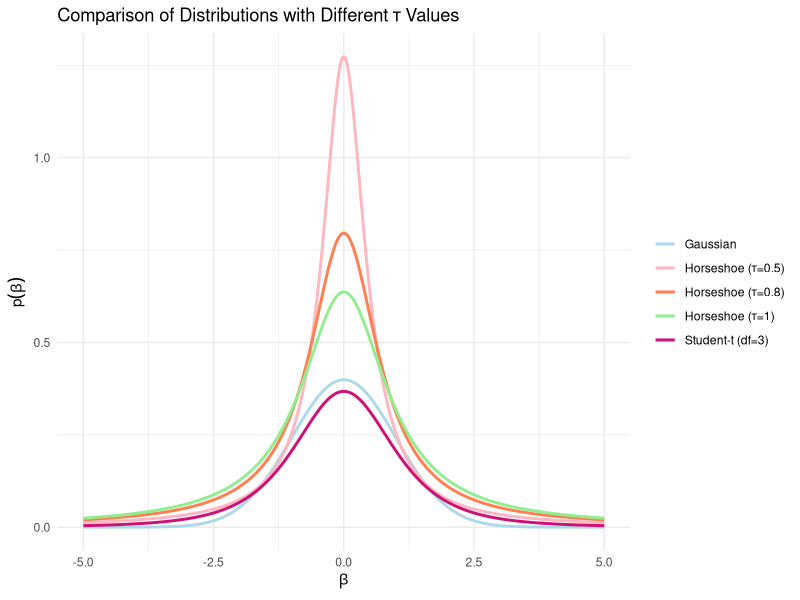
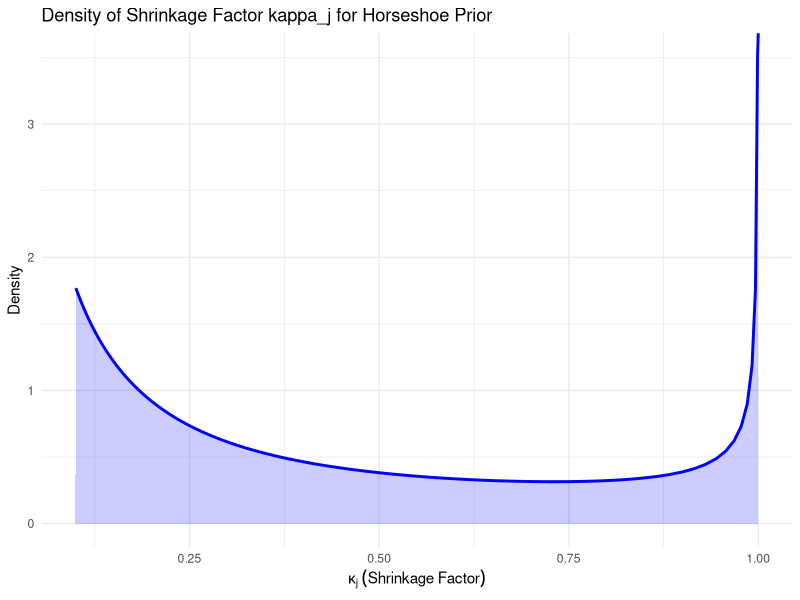
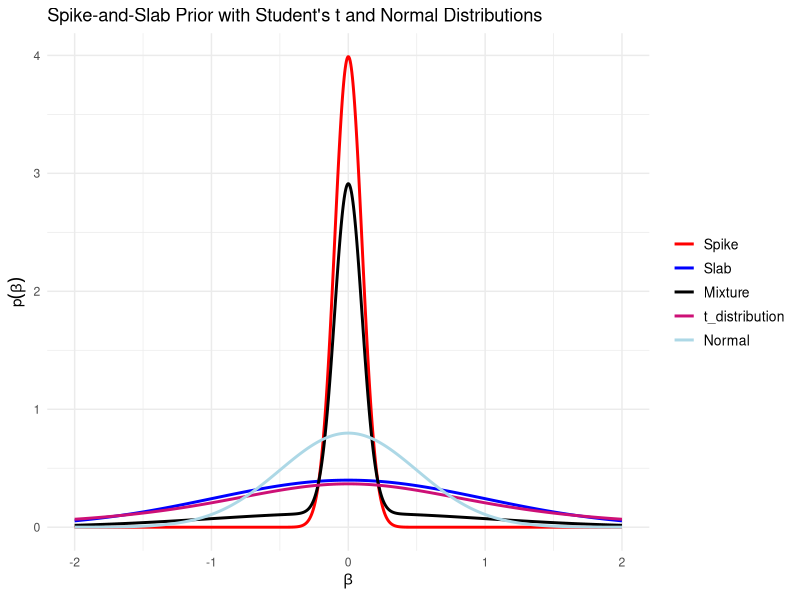
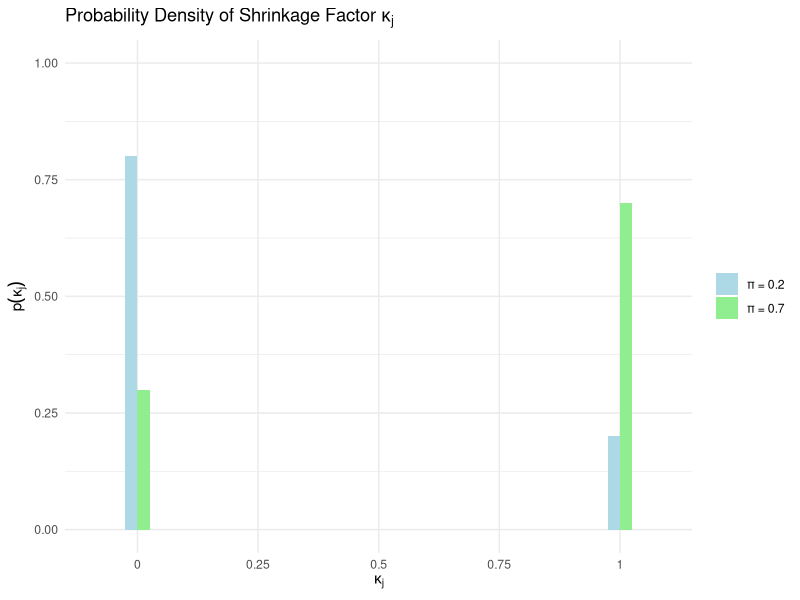
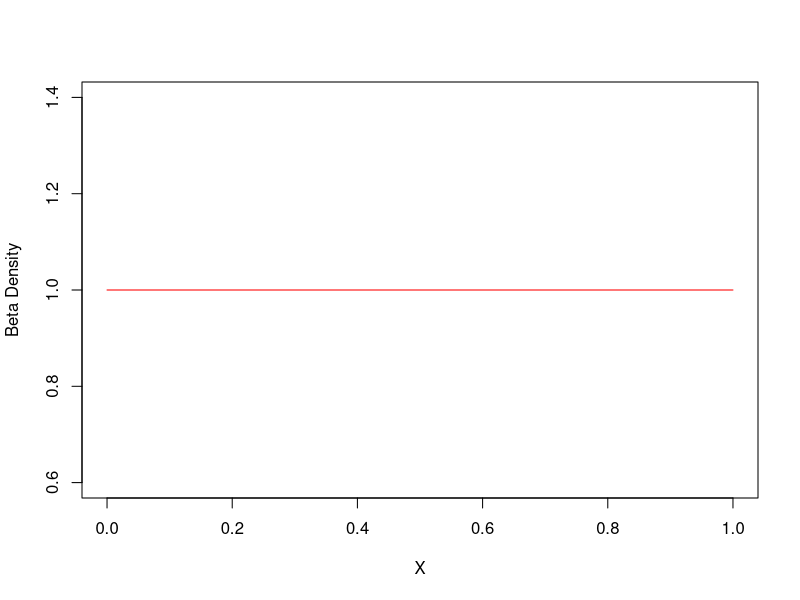

The R script that drew these images, in order:
## ---- chunk 1
library(ggplot2)
library(MASS)  # For the Half-Cauchy distribution

# Set the parameter estimate beta with a narrower range
beta <- seq(-5, 5, length.out = 1000)

# Compute the densities for each distribution centered around beta
gaussian_density <- dnorm(beta, mean = 0, sd = 1)         # Gaussian distribution
student_t_density <- dt(beta, df = 3)                     # Student-t distribution with 3 degrees of freedom

# Define the Half-Cauchy density function manually
half_cauchy_density <- function(x, tau) {
  ifelse(x < 0, 0, (2 / (pi * tau)) * (1 / (1 + (x / tau)^2)))
}

# Compute the Horseshoe densities for different values of tau
horseshoe_density_tau1 <- half_cauchy_density(abs(beta), tau = 1)
horseshoe_density_tau08 <- half_cauchy_density(abs(beta), tau = 0.8)
horseshoe_density_tau05 <- half_cauchy_density(abs(beta), tau = 0.5)

# Combine the densities into a data frame for plotting
data <- data.frame(
  beta = rep(beta, 5),
  density = c(gaussian_density, student_t_density, horseshoe_density_tau1, horseshoe_density_tau08, horseshoe_density_tau05),
  distribution = rep(c("Gaussian", "Student-t (df=3)", "Horseshoe (τ=1)", "Horseshoe (τ=0.8)", "Horseshoe (τ=0.5)"), each = length(beta))
)

# Plot the distributions using ggplot2
ggplot(data, aes(x = beta, y = density, color = distribution)) +
  geom_line(size = 1) +
  labs(title = "Comparison of Distributions with Different τ Values",
       x = expression(beta),  # Use beta as x-axis label
       y = expression(p(beta))) +
  theme_minimal() +
  theme(legend.title = element_blank()) +
  scale_color_manual(values = c("lightblue", "lightpink", "coral", "lightgreen", "deeppink3"))




## ---- chunk 2

n <- 100  # number of observations
sigma <- 1  # variance of model
tau <- 0.3  # global shrinkage 
s_j <- 1  # variance of the pred
lambda_j <- seq(0, 1, length.out = 100)  # local shrinkage 

kappa_j <- 1 / (1 + n * (sigma^-2) * (tau^2) * (s_j^2) * (lambda_j^2))

a_j <- tau * sigma^-1 * sqrt(n) * s_j 
density_kappa <- (1 / pi) * (a_j / ((a_j^2 - 1) * kappa_j + 1)) * (1 / sqrt(kappa_j * (1 - kappa_j)))

ggplot(data = data.frame(kappa_j, density_kappa), aes(x = kappa_j, y = density_kappa)) +
  geom_line(color = "blue", size = 1) +
  geom_area(alpha = 0.2, fill = "blue") +
  labs(
    title = "Density of Shrinkage Factor kappa_j for Horseshoe Prior",
    x = expression(kappa[j] ~ (Shrinkage ~ Factor)),
    y = "Density"
  ) +
  theme_minimal()


## ---- chunk 3

# Define the parameters for the spike and slab components
spike_mean <- 0
spike_sd <- 0.1   # Narrow spike
slab_mean <- 0
slab_sd <- 1      # Wider slab
pi <- 0.3         # Probability of slab (variable inclusion)

# Define a sequence of beta values for plotting
beta_values <- seq(-2, 2, length.out = 1000)

spike_density <- dnorm(beta_values, mean = spike_mean, sd = spike_sd)
slab_density <- dnorm(beta_values, mean = slab_mean, sd = slab_sd)
mixture_density <- (1 - pi) * spike_density + pi * slab_density
student_t_density <- dt(beta_values, df = 3)
normal_density <- dnorm(beta_values, mean = 0, sd = 0.5)

# Create a data frame for plotting
data <- data.frame(
  beta = beta_values,
  Spike = spike_density,
  Slab = slab_density,
  Mixture = mixture_density,
  t_distribution = student_t_density,
  Normal = normal_density
)

# Reshape data for easier plotting using ggplot2
library(reshape2)
data_melted <- melt(data, id.vars = 'beta', variable.name = 'Distribution', value.name = 'Density')

#"lightblue", "lightpink", "coral", "lightgreen", "deeppink3"

# Plot the spike, slab, mixture, Student's t, and normal densities with a legend on the right
ggplot(data_melted, aes(x = beta, y = Density, color = Distribution)) +
  geom_line(size = 1) +
  labs(title = "Spike-and-Slab Prior with Student's t and Normal Distributions",
       x = expression(beta),
       y = expression(p(beta))) +
  scale_color_manual(values = c("Spike" = 'red', "Slab" = 'blue', "Mixture" = 'black', 
                                "t_distribution" = 'deeppink3', "Normal" = 'lightblue')) +
  theme_minimal() +
  theme(legend.position = "right",  # Position the legend on the right side
        legend.title = element_blank(),  # Remove legend title
        legend.text = element_text(size = 10))  # Adjust text size for readability

## ---- chunk 4
# Set the value of pi for both density functions
pi1 <- 0.7  # First density function
pi2 <- 0.2  # Second density function

# Define kappa values from 0 to 1 with step size of 0.25
kappa_values <- seq(0, 1, by = 0.25)

# Calculate probabilities for both pi values
probabilities <- data.frame(
  kappa = rep(kappa_values, 2),  # Repeat kappa values for both densities
  probability = c(
    c(1 - pi1, 0, 0, 0, pi1),  # Density for pi = 0.7
    c(1 - pi2, 0, 0, 0, pi2)   # Density for pi = 0.2
  ),
  pi_value = rep(c("π = 0.7", "π = 0.2"), each = length(kappa_values))  # Indicate pi value for each density
)

# Create a bar plot with ggplot
ggplot(probabilities, aes(x = factor(kappa), y = probability, fill = pi_value)) +
  geom_bar(stat = "identity", position = "dodge", width = 0.2) +  # Adjust width for visibility
  scale_fill_manual(values = c("lightblue", "lightgreen")) +  # Different colors for different pi values
  labs(
    title = expression("Probability Density of Shrinkage Factor " * kappa[j]),
    x = expression(kappa[j]),
    y = expression(p(kappa[j]))
  ) +
  ylim(0, 1) +
  theme_minimal() +
  theme(legend.title = element_blank())  # Remove legend title

## ---- chunk 5
# Creating the Sequence
gfg = seq(0, 1, by = 0.1)
 
# Plotting the beta density
plot(gfg, dbeta(gfg, 1,1), xlab="X",
     ylab = "Beta Density", type = "l",
     col = "Red")
